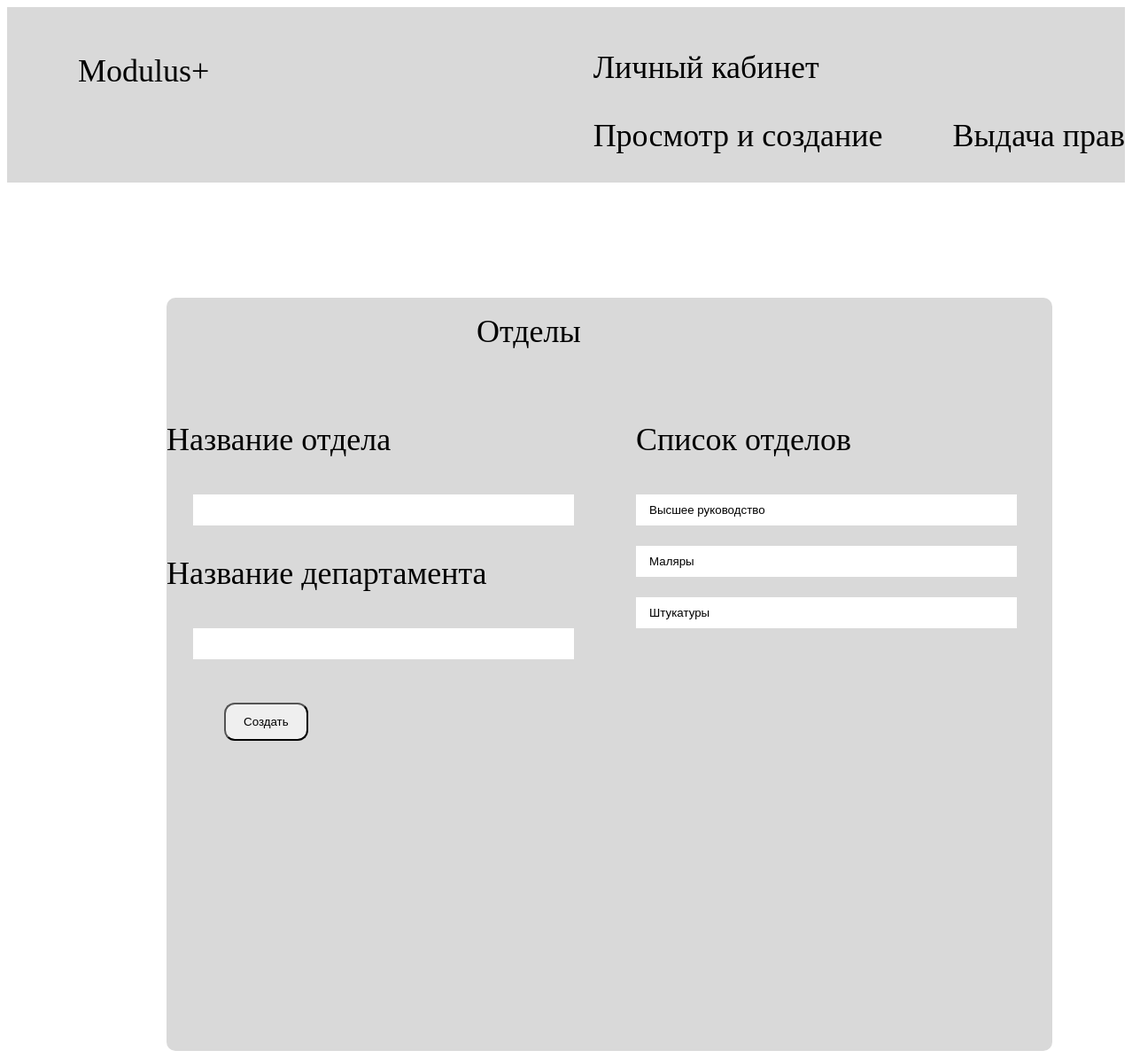
The page /otdel_list.php (signed in) on the database its author committed.
### tables this page shows
CREATE TABLE `otdels` (
  `ot_id` int(11) NOT NULL COMMENT 'ID',
  `ot_name` varchar(150) NOT NULL COMMENT 'Название отдела',
  `ot_dp_id` int(11) NOT NULL COMMENT 'ID департамента'
);

### otdel_list.php (the view, shortened to what this page needs)
<?php
if($_SESSION['admin']){
    $conn = OpenCon();
    $query = "SELECT * FROM otdels";
    $res=$conn->query($query);
}
else{
    header("Location: authorization.php");
    exit;
}
?>
<!DOCTYPE html>
<html lang="ru">
<head>
    <link rel="stylesheet" href="assets/css/department_list.css">
</head>
<body>
    <header class="header">
        <div class="container">
            <div class="header__inner">
                <div class="header__logo">Modulus+</div>
                <nav class="navigation">
                    <a class="navigation__link" href="personal_cabinet_for_admin.php">Личный кабинет</a>
                    <nav class="navigation-frame">
                        <ul class="topmenu">
                            <li class="navigation__link-sc"><a class="link_submenu-top" href="">Просмотр и создание</a>
                            </li>
                            <li class="navigation__link-give"><a class="link_submenu-top" href="">Выдача прав</a>
                            </li>
                        </ul>
                    </nav>
                </nav>
            </div>
        </div>
    </header>
    <div class="container">
        <div class="formLk">
            <form method="get" action="" autocomplete="on">
                <h1>Отделы</h1>
                <div class="date-area">
                    <div>
                        <div class="departmentname">
                            <p>Название отдела</p>
                            <input type="text" name="otdel" required="required">
                        </div>
                        <div class="departmentotd">
                            <p>Название департамента</p>
                            <input type="text" name="dep" required="required">
                        </div>
                    </div>
                    <div>
                    <div class="discriptionForm">
                        <p>Список отделов</p>
                    </div>
                    <?php
                        while($nm = $res->fetch_object()){
                            echo '<div class="department-$count"><input type="text" value="';
                            echo $nm->ot_name;
                            echo '" name="department" required="required" readonly></div>';
                        }
                    ?>
                    </div>
                </div>
                <div class="groupBatton">
                        <button class="inButton" type="submit" name="submit">Создать</button>
                </div>
            </form>
        </div>
    </div>

### assets/css/department_list.css (style rules this page uses)
body { font: 400 36px/1 Montserrat sans-serif; color: black; display: flex; flex-direction: column; }
.container { width: 100%; max-width: 1440px; margin: 0 auto; }
.header { width: 100%; height: 198px; z-index: 1000; background-color: #D9D9D9; margin-bottom: 80px; }
.header__inner { display: flex; justify-content: space-between; align-items: center; padding: 50px 0px; }
.header__logo { font: 400 36px/1 Montserrat sans-serif; color: black; padding-left: 80px; padding-bottom: 120px; margin-right: 200px; }
.navigation__link { color: black; text-decoration: none; transition: color 0.2s linear; display: inline-block; vertical-align: top; margin: 0px 120px; margin-left: 0px; margin-top: 0px; position: relative; }
.navigation__link-sc { color: black; text-decoration: none; transition: color 0.2s linear; display: inline-block; vertical-align: top; position: relative; margin-left: -40px; }
.navigation__link-give { color: black; text-decoration: none; transition: color 0.2s linear; display: inline-block; vertical-align: top; margin-left: 70px; position: relative; }
.link_submenu-top { text-decoration: none; color: black; text-decoration: none; transition: color 0.2s linear; display: inline-block; vertical-align: top; position: relative; margin-bottom: 15px; }
li { list-style-type: none; }
.navigation__link:after, .link_submenu:after { content: ""; display: block; width: 100%; height: 3px; background-color: rgb(243, 188, 36); position: absolute; top: 100%; left: 0%; opacity: 0; transition: color 0.2s linear; }
.topmenu>li { display: inline-block; margin-top: 5px; position: relative; }
.topmenu>li:last-child { margin-right: 0; }
.formLk { width: 1000px; height: 850px; margin: 0px 180px; background: #D9D9D9; border-radius: 10px; font-size: 36px; position: relative; }
.date-area { display: grid; grid-template-columns: repeat(2, 1fr); }
.formLk:after, form div:after { content: ""; display: table; clear: both; }
form div { margin-bottom: 15px; position: relative; }
h1 { font-size: 36px; font-weight: 400; align-items: center; margin-top: 50px; margin-bottom: 50px; margin-left: 350px; padding-top: 20px; }
input[type="text"], input[type="email"], input[type="password"] { width: 80%; padding: 10px 15px; border-width: 0; background: #ffffff; outline: none; margin-left: 30px; }
.discriptionForm { margin: 0px; margin-left: 30px; grid-column: 1; grid-row: 2; }
.groupBatton { grid-column: 2; grid-row: 1; margin-top: 5px; }
.inButton { margin-left: 65px; padding: 12px 20px; border-radius: 12px; }

### rows shown on the page
otdels: department "Высшее руководство"
otdels: department "Маляры"
otdels: department "Штукатуры"
